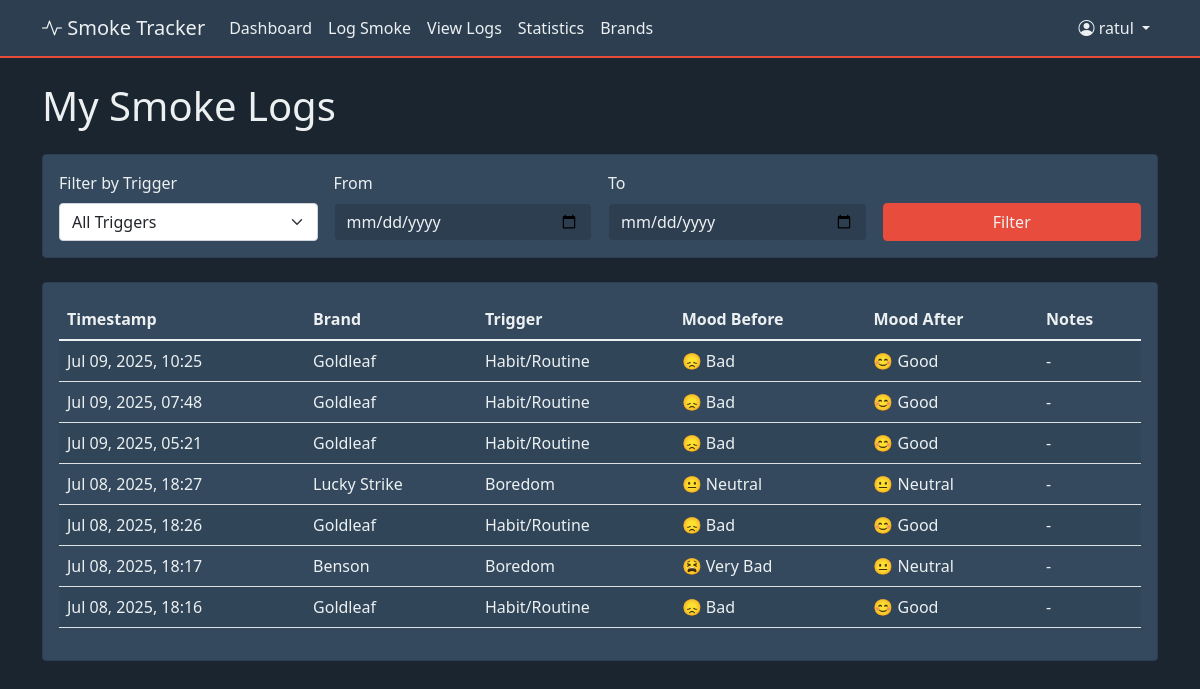
The app's page /logs/ (signed in) with its own data.
### tracker/models.py (models this page shows, shortened)
class SmokeLog(models.Model):
    TRIGGER_CHOICES = [
        ('stress', 'Stress'),
        ('boredom', 'Boredom'),
        ('social', 'Social'),
        ('habit', 'Habit/Routine'),
        ('craving', 'Craving'),
        ('after_meal', 'After Meal'),
        ('break', 'Work Break'),
        ('alcohol', 'With Alcohol'),
        ('other', 'Other'),
    ]
    MOOD_CHOICES = [
        (1, '😫 Very Bad'),
        (2, '😞 Bad'),
        (3, '😐 Neutral'),
        (4, '😊 Good'),
        (5, '😄 Very Good'),
    ]
    user = models.ForeignKey(User, on_delete=models.CASCADE)
    user_brand = models.ForeignKey(UserBrand, on_delete=models.SET_NULL, null=True, blank=True)
    timestamp = models.DateTimeField(auto_now_add=True)
    trigger = models.CharField(max_length=20, choices=TRIGGER_CHOICES, default='other')
    mood_before = models.IntegerField(choices=MOOD_CHOICES, default=3)
    mood_after = models.IntegerField(choices=MOOD_CHOICES, default=3)
    note = models.TextField(max_length=255, blank=True)
    class Meta:
        ordering = ['-timestamp']

class UserBrand(models.Model):
    user = models.ForeignKey(User, on_delete=models.CASCADE)
    brand = models.ForeignKey(Brand, on_delete=models.CASCADE)
    price = models.DecimalField(max_digits=10, decimal_places=2)
    class Meta:
        unique_together = ('user', 'brand')
        ordering = ['brand__name']

class Brand(models.Model):
    name = models.CharField(max_length=100, unique=True)
    created_at = models.DateTimeField(default=timezone.now)
    class Meta:
        ordering = ['name']

### tracker/views.py (the view)
# urls.py: path('logs/', views.log_list, name='log_list'),
@login_required
def log_list(request):
    logs = SmokeLog.objects.filter(user=request.user)
    trigger_filter = request.GET.get('trigger')
    if trigger_filter:
        logs = logs.filter(trigger=trigger_filter)
    date_from = request.GET.get('date_from')
    date_to = request.GET.get('date_to')
    if date_from:
        logs = logs.filter(timestamp__date__gte=date_from)
    if date_to:
        logs = logs.filter(timestamp__date__lte=date_to)
    from django.core.paginator import Paginator
    paginator = Paginator(logs, 20)
    page_number = request.GET.get('page')
    page_obj = paginator.get_page(page_number)
    context = {
        'page_obj': page_obj,
        'trigger_choices': SmokeLog.TRIGGER_CHOICES,
        'trigger_filter': trigger_filter,
        'date_from': date_from,
        'date_to': date_to,
    }
    return render(request, 'tracker/log_list.html', context)

### tracker/templates/tracker/log_list.html (shortened to what this page needs)
{% extends 'tracker/base.html' %}
{% block content %}
<h1 class="mb-4">My Smoke Logs</h1>
<div class="card mb-4">
    <div class="card-body">
        <form method="get" class="row g-3">
            <div class="col-md-3">
                <label for="trigger" class="form-label">Filter by Trigger</label>
                <select name="trigger" id="trigger" class="form-select" onchange="this.form.submit()">
                    <option value="">All Triggers</option>
                </select>
            </div>
            <div class="col-md-3">
                <label for="date_from" class="form-label">From</label>
                <input type="date" name="date_from" id="date_from" value="{{ date_from|default:'' }}" class="form-control">
            </div>
            <div class="col-md-3">
                <label for="date_to" class="form-label">To</label>
                <input type="date" name="date_to" id="date_to" value="{{ date_to|default:'' }}" class="form-control">
            </div>
            <div class="col-md-3 d-flex align-items-end">
                <button type="submit" class="btn btn-primary w-100">Filter</button>
            </div>
        </form>
    </div>
</div>
<div class="card">
    <div class="card-body">
        <div class="table-responsive">
            <table class="table table-striped">
                <thead>
                    <tr>
                        <th>Timestamp</th>
                        <th>Brand</th>
                        <th>Trigger</th>
                        <th>Mood Before</th>
                        <th>Mood After</th>
                        <th>Notes</th>
                    </tr>
                </thead>
                <tbody>
                    {% for log in page_obj %}
                    <tr>
                        <td>{{ log.timestamp|date:"M d, Y, H:i" }}</td>
                        <td>{{ log.user_brand.brand.name|default:"N/A" }}</td>
                        <td>{{ log.get_trigger_display }}</td>
                        <td>{{ log.get_mood_before_display }}</td>
                        <td>{{ log.get_mood_after_display }}</td>
                        <td>{{ log.note|default:"-" }}</td>
                    </tr>
                    {% empty %}
                    <tr>
                        <td colspan="6" class="text-center">No logs found.</td>
                    </tr>
                    {% endfor %}
                </tbody>
            </table>
        </div>
    </div>
</div>
{% endblock %}

### tracker/templates/tracker/base.html (shortened to what this page needs)
{% load static %}
<!DOCTYPE html>
<html lang="en">
<head>
    <link href="https://cdn.jsdelivr.net/npm/bootstrap@5.1.3/dist/css/bootstrap.min.css" rel="stylesheet">
    <link href="https://cdn.jsdelivr.net/npm/bootstrap-icons@1.8.1/font/bootstrap-icons.css" rel="stylesheet">
    <link rel="stylesheet" href="{% static 'css/custom.css' %}">
</head>
<body>
    <nav class="navbar navbar-expand-lg navbar-dark bg-dark">
        <div class="container">
            <a class="navbar-brand" href="{% url 'home' %}">
                <i class="bi bi-activity"></i> Smoke Tracker
            </a>
            <div class="collapse navbar-collapse" id="navbarNav">
                <ul class="navbar-nav me-auto">
                    {% if user.is_authenticated %}
                        <li class="nav-item">
                            <a class="nav-link" href="{% url 'home' %}">Dashboard</a>
                        </li>
                        <li class="nav-item">
                            <a class="nav-link" href="{% url 'log_smoke' %}">Log Smoke</a>
                        </li>
                        <li class="nav-item">
                            <a class="nav-link" href="{% url 'log_list' %}">View Logs</a>
                        </li>
                        <li class="nav-item">
                            <a class="nav-link" href="{% url 'stats' %}">Statistics</a>
                        </li>
                        <li class="nav-item">
                            <a class="nav-link" href="{% url 'brand_list' %}">Brands</a>
                        </li>
                    {% endif %}
                </ul>
                <ul class="navbar-nav">
                    {% if user.is_authenticated %}
                        <li class="nav-item dropdown">
                            <a class="nav-link dropdown-toggle" href="#" id="navbarDropdown" role="button" data-bs-toggle="dropdown">
                                <i class="bi bi-person-circle"></i> {{ user.username }}
                            </a>
                        </li>
                    {% endif %}
                </ul>
            </div>
        </div>
    </nav>
    <div class="container mt-4">
        {% block content %}
        {% endblock %}
    </div>
</body>
</html>

### static/css/custom.css (style rules this page uses)
:root { --primary-color: #2c3e50; --secondary-color: #34495e; --background-color: #1a252f; --text-color: #ecf0f1; --accent-color: #e74c3c; --success-color: #2ecc71; }
body { background-color: var(--background-color); color: var(--text-color); }
.navbar { background-color: var(--primary-color) !important; border-bottom: 2px solid var(--accent-color); }
.navbar-brand, .nav-link { color: var(--text-color) !important; }
.btn-primary { background-color: var(--accent-color); border-color: var(--accent-color); color: var(--text-color); }
.card { background-color: var(--secondary-color); border: 1px solid var(--primary-color); color: var(--text-color); }
.form-control { background-color: var(--primary-color); color: var(--text-color); border: 1px solid var(--secondary-color); }
.table { color: var(--text-color); }
.table-striped > tbody > tr:nth-of-type(odd) > * { color: var(--text-color); }

### records on screen
SmokeLog: timestamp "Jul 09, 2025, 10:25", user_brand.brand.name "Goldleaf", trigger "Habit/Routine", mood_before "😞 Bad", mood_after "😊 Good", note "-"
SmokeLog: timestamp "Jul 09, 2025, 07:48", user_brand.brand.name "Goldleaf", trigger "Habit/Routine", mood_before "😞 Bad", mood_after "😊 Good", note "-"
SmokeLog: timestamp "Jul 09, 2025, 05:21", user_brand.brand.name "Goldleaf", trigger "Habit/Routine", mood_before "😞 Bad", mood_after "😊 Good", note "-"
SmokeLog: timestamp "Jul 08, 2025, 18:27", user_brand.brand.name "Lucky Strike", trigger "Boredom", mood_before "😐 Neutral", mood_after "😐 Neutral", note "-"
SmokeLog: timestamp "Jul 08, 2025, 18:26", user_brand.brand.name "Goldleaf", trigger "Habit/Routine", mood_before "😞 Bad", mood_after "😊 Good", note "-"
SmokeLog: timestamp "Jul 08, 2025, 18:17", user_brand.brand.name "Benson", trigger "Boredom", mood_before "😫 Very Bad", mood_after "😐 Neutral", note "-"
SmokeLog: timestamp "Jul 08, 2025, 18:16", user_brand.brand.name "Goldleaf", trigger "Habit/Routine", mood_before "😞 Bad", mood_after "😊 Good", note "-"

### other values on screen
{{ user.username }} "ratul"
